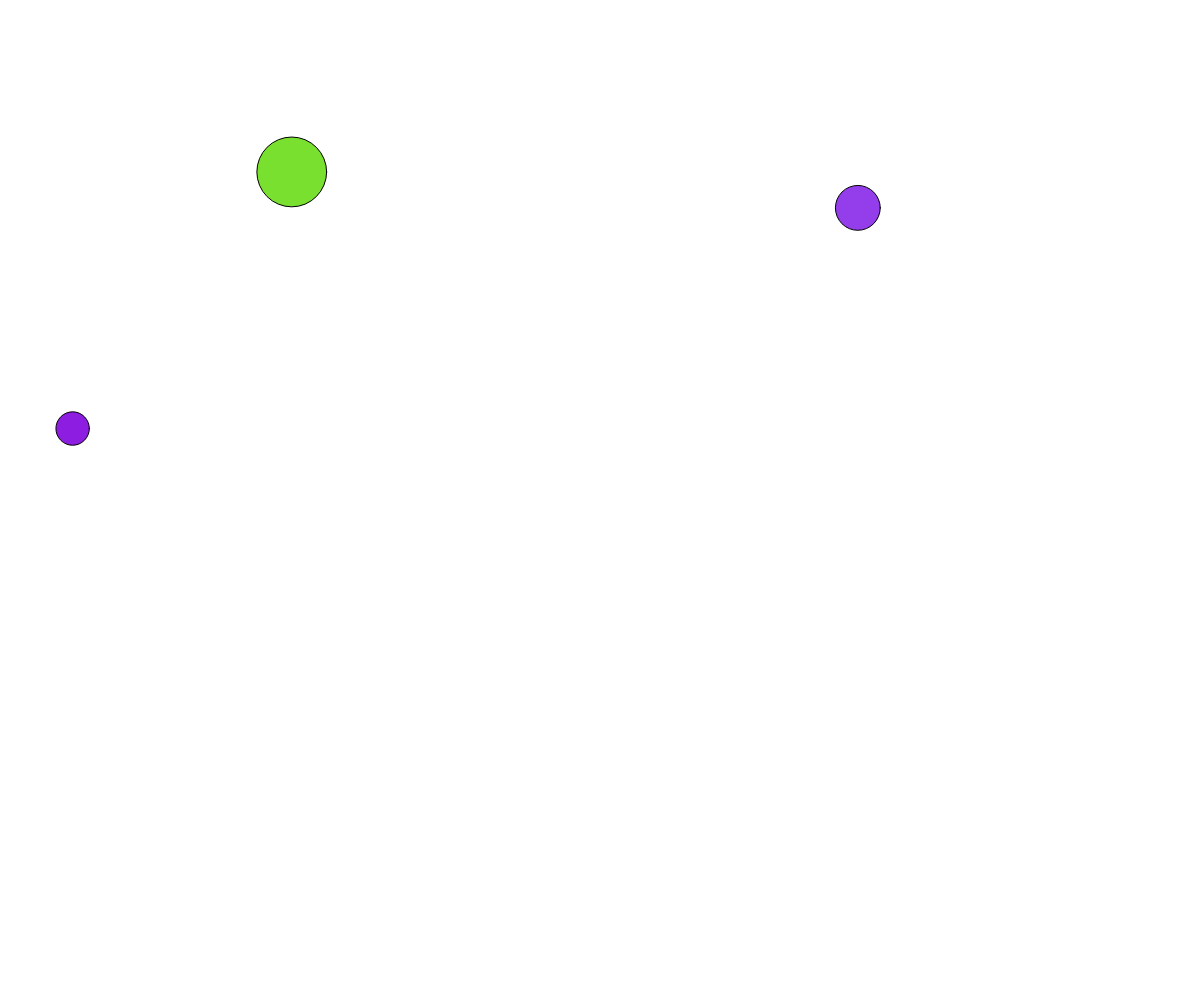
Frame 1 (no input)
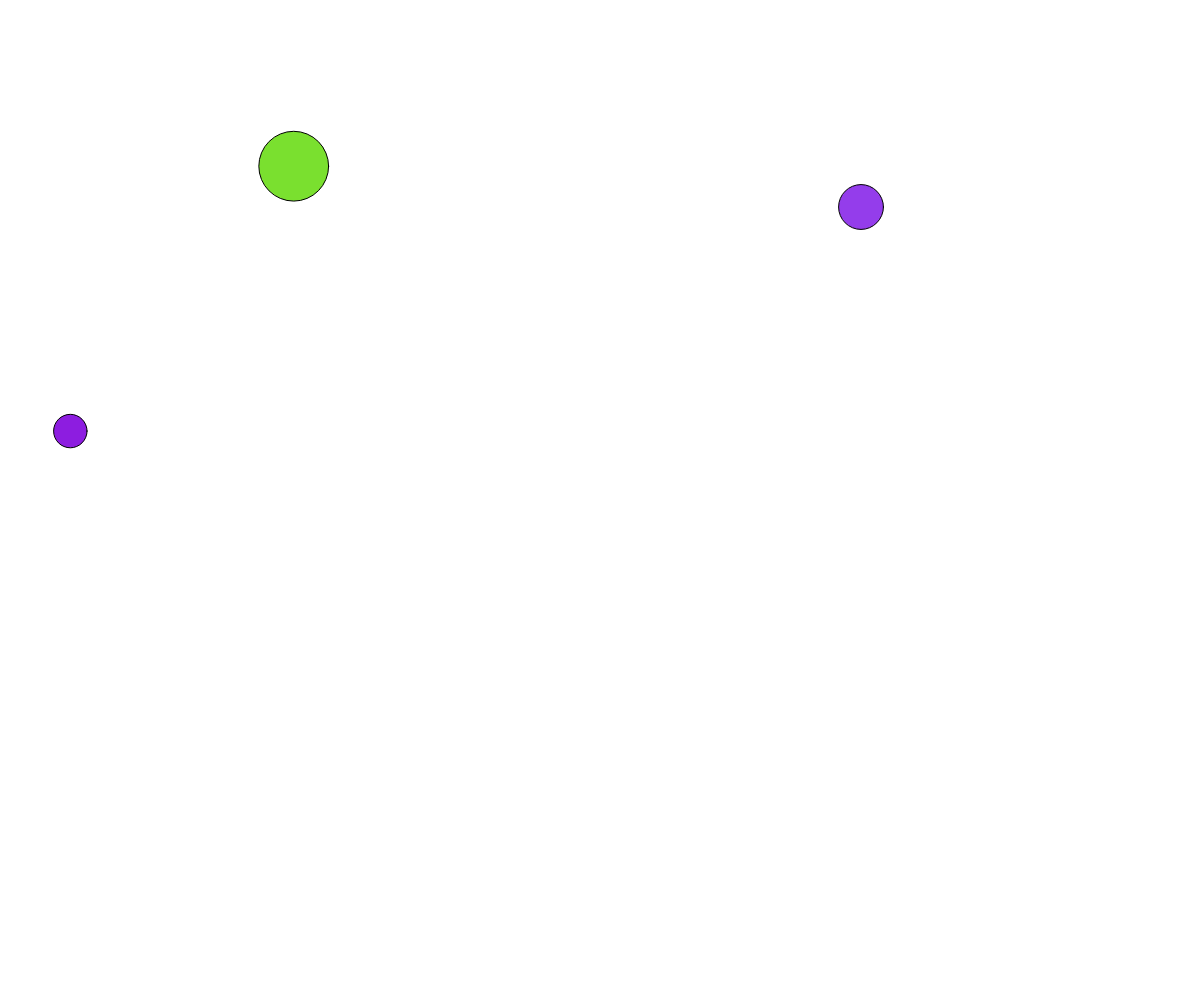
Frame 60 (no input)
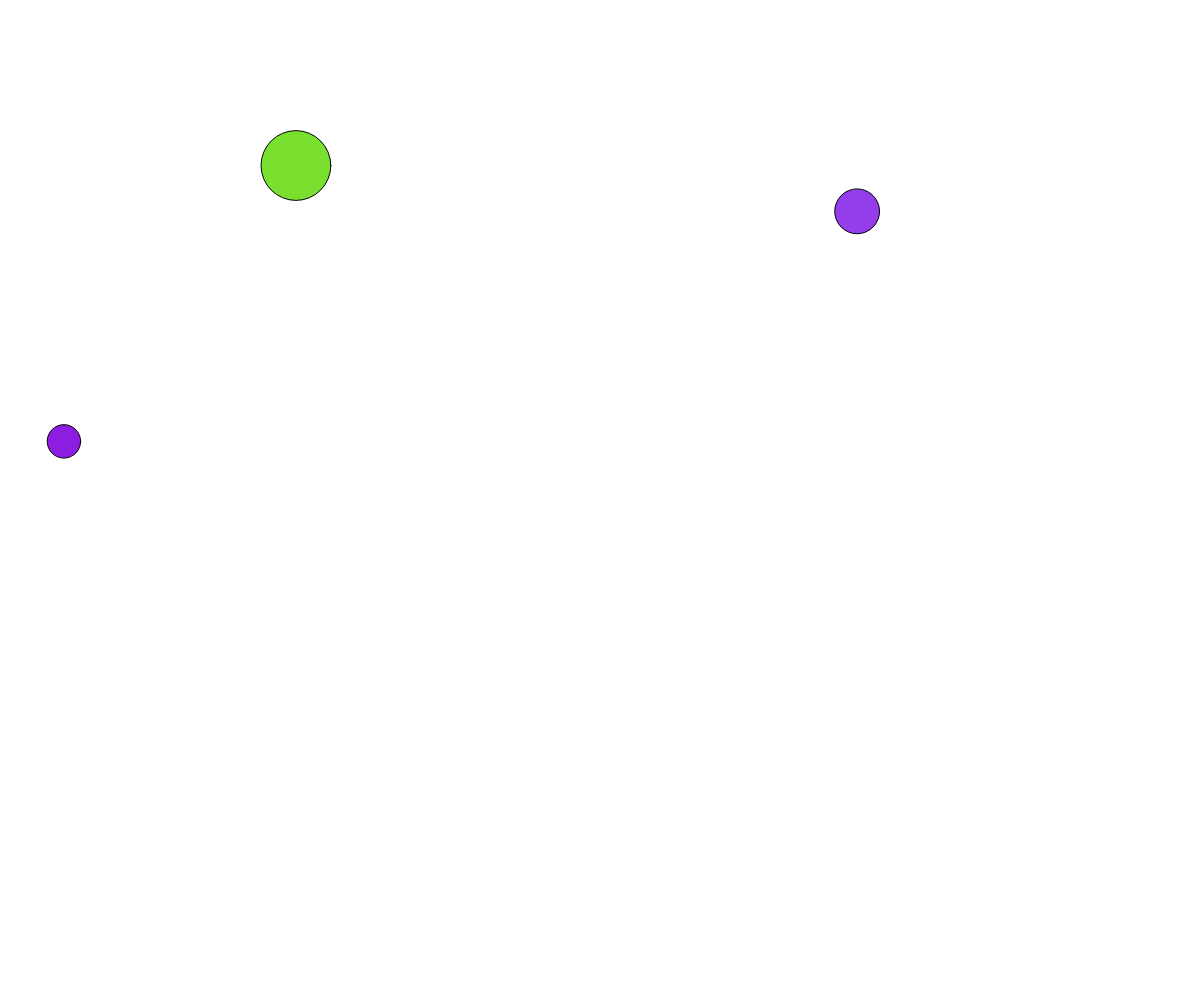
Frame 120 (the mouse pressed at the canvas centre since frame 60)

The p5.js sketch that drew these frames (run headless with seeded random() and noise() and a simulated clock; from frame 60 on, the mouse is pressed at the canvas centre):

// p5.js sketch
// ── sketch.js

var chose0;
var chose1;
var chose2;


function setup() {
  createCanvas(windowWidth, windowHeight);
  colorMode(HSB);
  background(0, 0, 100);
  
  chose0 = new UneChose();
  chose1 = new UneChose();
  chose2 = new UneChose();
  
}

function windowResized() {
  resizeCanvas(windowWidth, windowHeight);
  background(0, 0, 100);
}

function draw() {
   background(0, 0, 100);
   chose0.draw();
   chose1.draw();
   chose2.draw();
}


function UneChose() {

  this.x = random(0,width);
  this.y = random(0,height);
  this.color = color( random(0,360) , random(60,100), random(60,100));
  this.size = random(30, 80);
  
  this.draw = function() {
    this.x = this.x + random(-1,1);
    this.y = this.y + random(-1,1);
    fill(this.color);
    ellipse(this.x, this.y, this.size,  this.size);
  }

}
